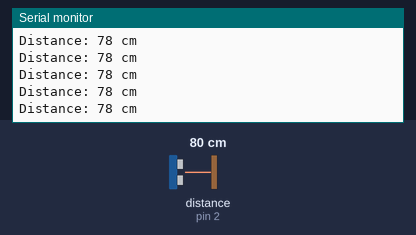
A sketch run on a simulated Arduino Uno, built with avr-gcc and run on an emulated ATmega328P. On the bench: the last lines printed to the serial monitor. Wiring (inferred from the names in the program): ultrasonic range finder: trigger pin 3; echo pin 2. The inputs (shaded band) are chosen by the test bench; at power-on: distance to the obstacle (sensor on pin 2) 80 cm. The echo pulse lasts 58.3 µs per cm; the ROS host is connected and sends only what is stated.

Above: at 1.2 s.
1.3 s: distance to the obstacle (sensor on pin 2) set to 250 cm
At 1.51 s:
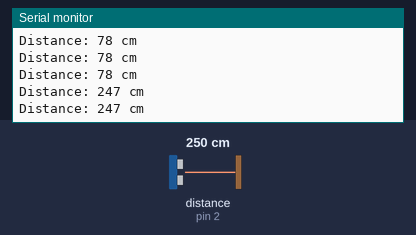
4.3 s: distance to the obstacle (sensor on pin 2) set to 2 cm
At 4.4 s:
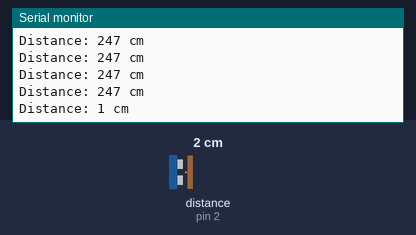
5.8 s: distance to the obstacle (sensor on pin 2) set to 299 cm
At 5.82 s:
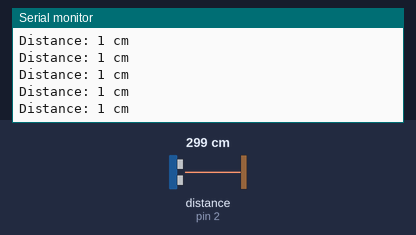
8.8 s: distance to the obstacle (sensor on pin 2) set to 35 cm
At 8.9 s:
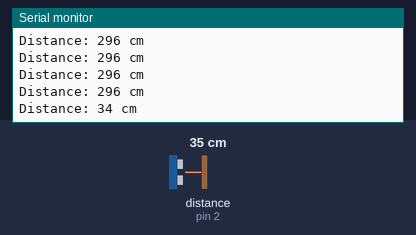
Timing chart, 0 to 11.8 s (numbered marks = the images above; inputs shaded):
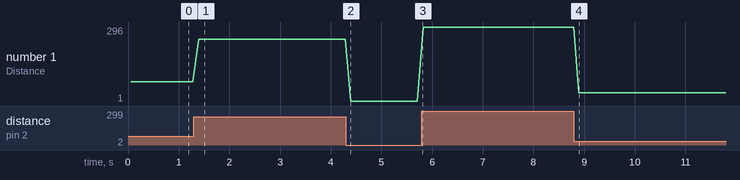

Measured:
- after the input at 1.3 s, the serial monitor: prints a new line after 0.09 s (image 1)
- after the input at 4.3 s, the serial monitor: prints a new line after 0.09 s (image 2)
- after the input at 8.8 s, the serial monitor: prints a new line after 0.10 s (image 4)
- plotted number 1: 78 → 247 after the input at 1.3 s, 247 → 1 after the input at 4.3 s, 1 → 296 after the input at 5.8 s, 296 → 34 after the input at 8.8 s

The sketch:

ros_ultrasonic_sensor_sketch.ino
```cpp
#include <ros.h>
#include <std_msgs/Int32.h>

#define echoPin 2 // attach pin D2 Arduino to pin Echo of HC-SR04
#define trigPin 3 //attach pin D3 Arduino to pin Trig of HC-SR04

std_msgs::Int32 ultrasonic_value;

//define ROS node and publisher
ros::NodeHandle nh;
ros::Publisher pub("read_ultrasonic", &ultrasonic_value);
long duration; // variable for the duration of sound wave travel
int distance; // variable for the distance measurement

void setup() {
  //initiate ROS node and publisher
  nh.initNode();
  nh.advertise(pub);

  pinMode(trigPin, OUTPUT); // Sets the trigPin as an OUTPUT
  pinMode(echoPin, INPUT); // Sets the echoPin as an INPUT
  Serial.begin(9600); // // Serial Communication is starting with 9600 of baudrate speed
  Serial.println("Ultrasonic Sensor HC-SR04 Test"); // print some text in Serial Monitor
  Serial.println("with Arduino UNO R3");
}
void loop() {
  // Clears the trigPin condition
  digitalWrite(trigPin, LOW);
  delayMicroseconds(2);
  // Sets the trigPin HIGH (ACTIVE) for 10 microseconds
  digitalWrite(trigPin, HIGH);
  delayMicroseconds(10);
  digitalWrite(trigPin, LOW);
  // Reads the echoPin, returns the sound wave travel time in microseconds
  duration = pulseIn(echoPin, HIGH);
  // Calculating the distance
  distance = duration * 0.034 / 2; // Speed of sound wave divided by 2 (go and back)
  // Displays the distance on the Serial Monitor
  Serial.print("Distance: ");
  Serial.print(distance);
  Serial.println(" cm");

  ultrasonic_value.data = distance;

  //publish the variable over ROS
  pub.publish(&ultrasonic_value);
  nh.spinOnce();

  delay(100);
}
```
